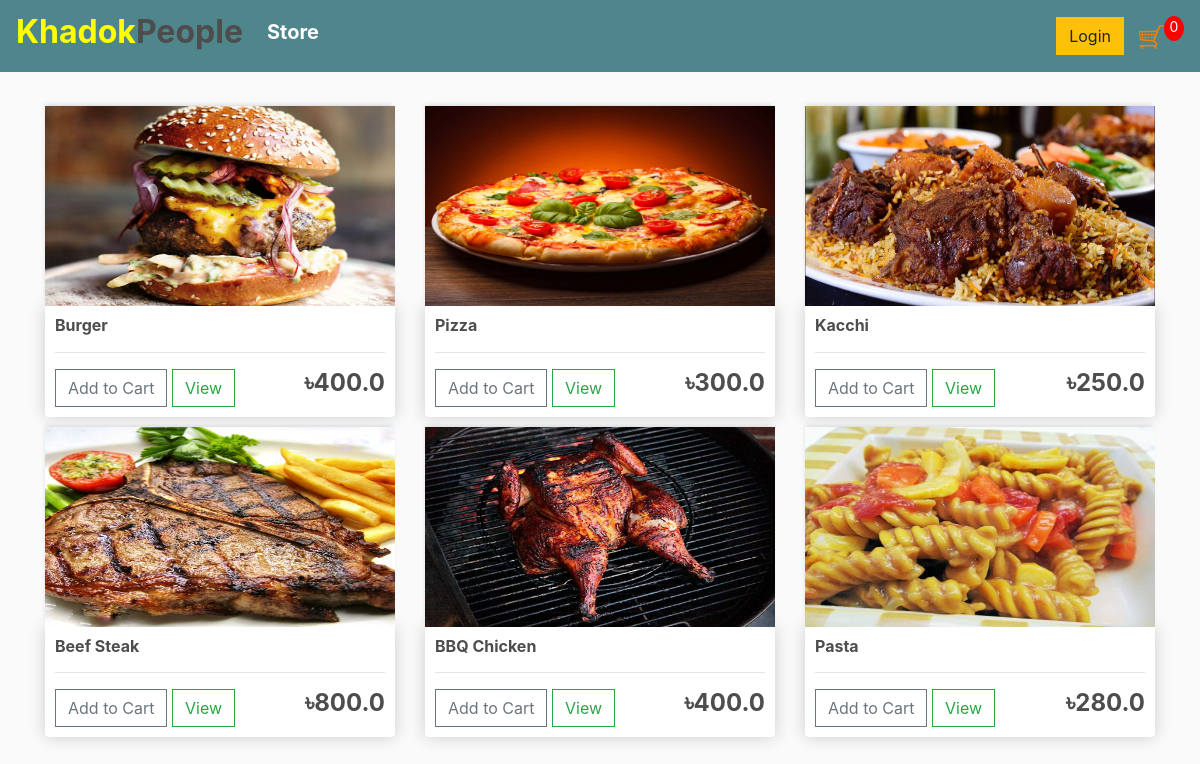
The app's page /, older data.
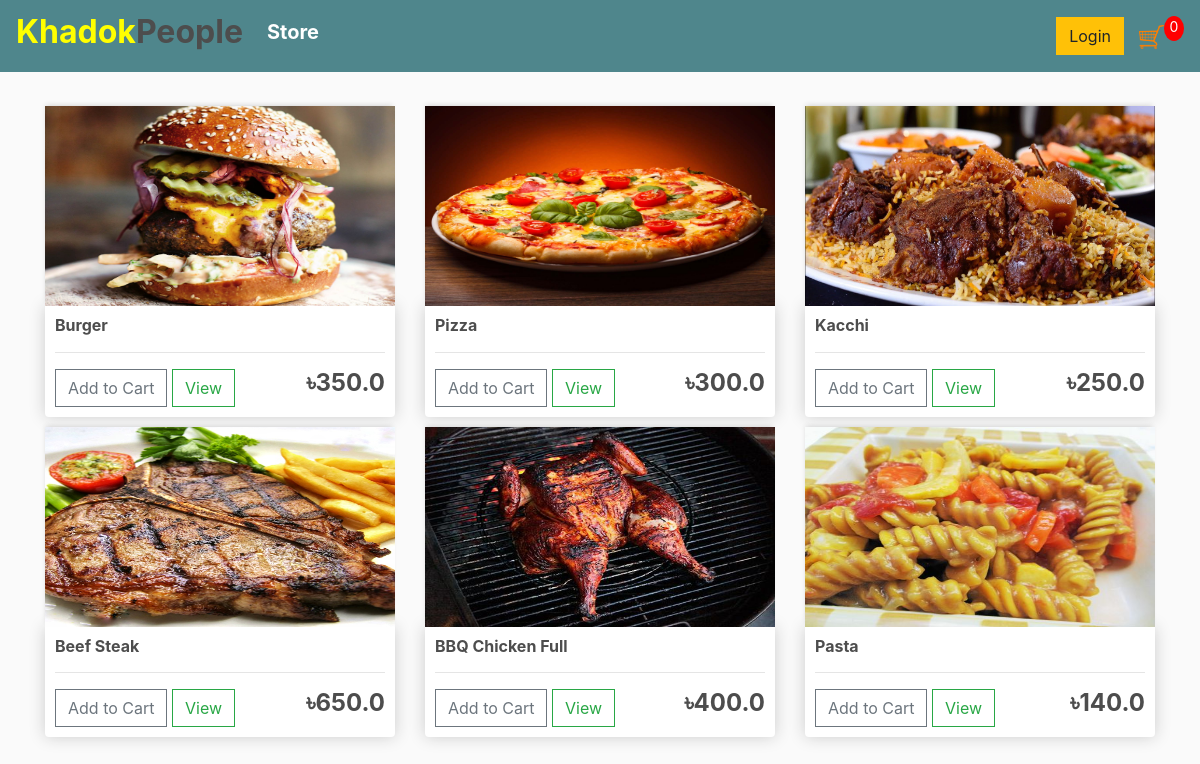
The same page, newer data.
### store/models.py (models this page shows, shortened)
class Product(models.Model):
	name = models.CharField(max_length=200)
	price = models.FloatField()
	digital = models.BooleanField(default=False,null=True, blank=True)
	image = models.ImageField(null=True, blank=True)
	@property
	def imageURL(self):
		try:
			url = self.image.url
		except:
			url = ''
		return url

### store/views.py (the view)
# urls.py: path('', include('store.urls')),
def store(request):
	data = cartData(request)
	cartItems = data['cartItems']
	order = data['order']
	items = data['items']
	products = Product.objects.all()
	context = {'products':products, 'cartItems':cartItems}
	return render(request, 'store/store.html', context)

### store/utils.py (called while the page is built, shortened)
def cookieCart(request):
	try:
		cart = json.loads(request.COOKIES['cart'])
	except:
		cart = {}
		print('CART:', cart)
	items = []
	order = {'get_cart_total':0, 'get_cart_items':0, 'delivery':False}
	cartItems = order['get_cart_items']
	return {'cartItems':cartItems ,'order':order, 'items':items}

def cartData(request):
	if request.user.is_authenticated:
		customer = request.user.customer
		order, created = Order.objects.get_or_create(customer=customer, complete=False)
		items = order.orderitem_set.all()
		cartItems = order.get_cart_items
	else:
		cookieData = cookieCart(request)
		cartItems = cookieData['cartItems']
		order = cookieData['order']
		items = cookieData['items']
	return {'cartItems':cartItems ,'order':order, 'items':items}

### store/templates/store/store.html
{% extends 'store/base.html' %}
{% load static %}
{% block content %}
	<div class="row">
		{% for product in products %}
		<div class="col-lg-4">
			<img class="thumbnail" src="{{product.imageURL}}">
			<div class="box-element product">
				<h6><strong>{{product.name}}</strong></h6>
				<hr>
				<button data-product="{{product.id}}" data-action="add" class="btn btn-outline-secondary add-btn update-cart">Add to Cart</button>
				<a class="btn btn-outline-success" href="#">View</a>
				<h4 style="display: inline-block; float: right"><strong>৳{{product.price}}</strong></h4>
			</div>
		</div>
		{% endfor %}
	</div>
{% endblock content %}

Row changes from the older to the newer data that the page shows:
changed Product "Burger": price "400.0" → "350.0"
changed Product "Beef Steak": price "800.0" → "650.0"
changed Product: name "BBQ Chicken" → "BBQ Chicken Full"
changed Product "Pasta": price "280.0" → "140.0"
